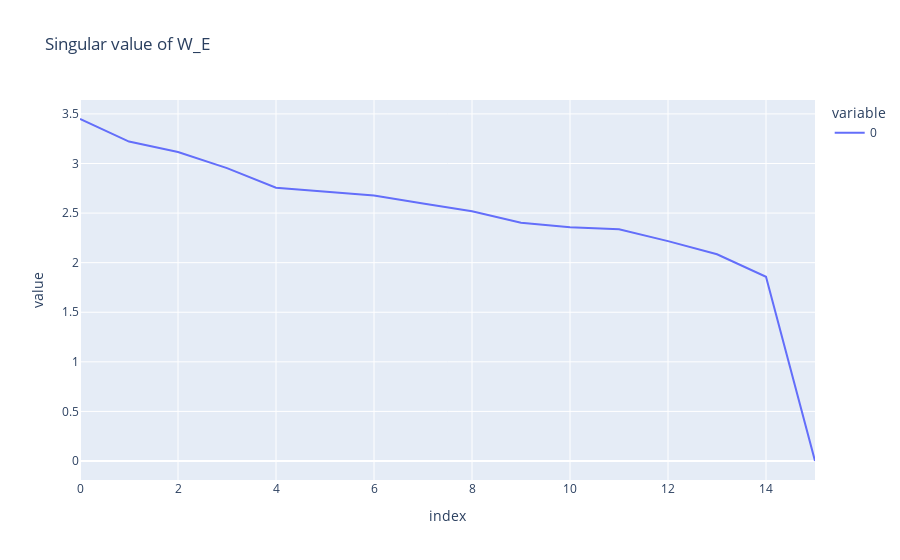

Source (notebook cell):
### Code cell
# Prepare the data
neg_adj_index=torch.tensor(([model.to_single_token(i) for i in neg_adj]))
neg_adj_embeddings=model.W_E[neg_adj_index].float()
i_am_a_negative_adj=neg_adj_embeddings.mean(0)
neg_adj_embeddings_centered=neg_adj_embeddings-i_am_a_negative_adj
U,S,Vh=neg_adj_embeddings_centered.svd()
line(S,title="Singular value of W_E")

### Figure 1 — Plotly figure (JSON) as saved in the notebook; plotly's stock layout.template omitted (floating-point values rounded to 4 significant figures)
{"data": [{"hovertemplate": "variable=0<br>index=%{x}<br>value=%{y}<extra></extra>", "legendgroup": "0", "line": {"color": "#636efa", "dash": "solid"}, "marker": {"symbol": "circle"}, "mode": "lines", "name": "0", "orientation": "v", "showlegend": true, "type": "scatter", "x": [0, 1, 2, 3, 4, 5, 6, 7, 8, 9, 10, 11, 12, 13, 14, 15], "xaxis": "x", "y": [3.449, 3.221, 3.116, 2.954, 2.756, 2.721, 2.678, 2.596, 2.518, 2.404, 2.358, 2.336, 2.217, 2.085, 1.858, 6.555e-07], "yaxis": "y"}], "layout": {"legend": {"title": {"text": "variable"}, "tracegroupgap": 0}, "title": {"text": "Singular value of W_E"}, "xaxis": {"anchor": "y", "domain": [0, 1], "title": {"text": "index"}}, "yaxis": {"anchor": "x", "domain": [0, 1], "title": {"text": "value"}}}}
